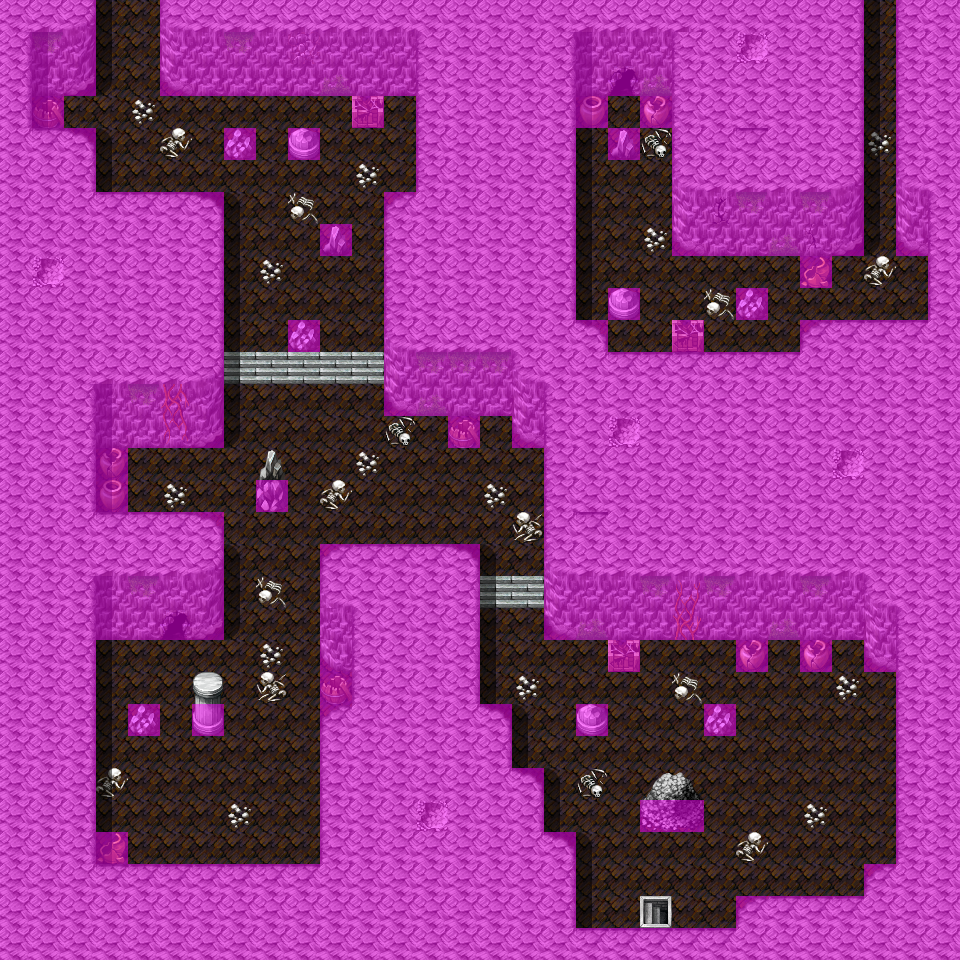

The image is a tile-based game level rendered from a .tmx file. Its description and source (layers, tilesets, objects; grid data summarised) follow:
An orthogonal 30x30 tile map with 32x32 px tiles, 4 tile layers (Ground, Objects, Above, Walkable), 13 tilesets and 13 objects (9x spawn, 3x mapchange, sign).

<map version="1.0" orientation="orthogonal" width="30" height="30" tilewidth="32" tileheight="32">
    <properties>
        <property name="colorfilter" value="black20" />
    </properties>
    <tileset firstgid="1" name="map_5" tilewidth="32" tileheight="32">
        <image source="../drawable/map_5.png" width="256" height="256" />
    </tileset>
    <tileset firstgid="65" name="map_4" tilewidth="32" tileheight="32">
        <image source="../drawable/map_4.png" width="256" height="256" />
    </tileset>
    <tileset firstgid="129" name="map_3" tilewidth="32" tileheight="32">
        <image source="../drawable/map_3.png" width="256" height="256" />
    </tileset>
    <tileset firstgid="193" name="map_0" tilewidth="32" tileheight="32">
        <image source="../drawable/map_0.png" width="256" height="256" />
    </tileset>
    <tileset firstgid="257" name="map_9" tilewidth="32" tileheight="32">
        <image source="../drawable/map_9.png" width="256" height="256" />
    </tileset>
    <tileset firstgid="321" name="map_29" tilewidth="32" tileheight="32">
        <image source="../drawable/map_29.png" width="256" height="256" />
    </tileset>
    <tileset firstgid="385" name="map_43" tilewidth="32" tileheight="32">
        <image source="../drawable/map_43.png" width="256" height="256" />
    </tileset>
    <tileset firstgid="449" name="map_1" tilewidth="32" tileheight="32">
        <image source="../drawable/map_1.png" width="256" height="256" />
    </tileset>
    <tileset firstgid="513" name="map_46" tilewidth="32" tileheight="32">
        <image source="../drawable/map_46.png" width="256" height="256" />
    </tileset>
    <tileset firstgid="577" name="map_6" tilewidth="32" tileheight="32">
        <image source="../drawable/map_6.png" width="256" height="256" />
    </tileset>
    <tileset firstgid="641" name="map_2" tilewidth="32" tileheight="32">
        <image source="../drawable/map_2.png" width="256" height="256" />
    </tileset>
    <tileset firstgid="705" name="map_35" tilewidth="32" tileheight="32">
        <image source="../drawable/map_35.png" width="256" height="256" />
    </tileset>
    <tileset firstgid="769" name="map_7" tilewidth="32" tileheight="32">
        <image source="../drawable/map_7.png" width="256" height="256" />
    </tileset>
    <layer name="Ground" width="30" height="30">
        <data>[900 cells, 899 non-empty, 3 distinct tile ids]</data>
    </layer>
    <layer name="Objects" width="30" height="30">
        <data>[900 cells, 632 non-empty, 38 distinct tile ids]</data>
    </layer>
    <layer name="Above" width="30" height="30">
        <data>[900 cells, 109 non-empty, 21 distinct tile ids]</data>
    </layer>
    <layer name="Walkable" width="30" height="30">
        <data>[900 cells, 597 non-empty, 1 distinct tile ids]</data>
    </layer>
    <objectgroup name="Mapevents">
        <object name="north2" type="mapchange" x="864" y="0" width="32" height="32">
            <properties>
                <property name="map" value="waterwayacave1" />
                <property name="place" value="south2" />
            </properties>
        </object>
        <object name="north1" type="mapchange" x="96" y="0" width="64" height="32">
            <properties>
                <property name="map" value="waterwayacave1" />
                <property name="place" value="south1" />
            </properties>
        </object>
        <object name="south" type="mapchange" x="640" y="896" width="32" height="32">
            <properties>
                <property name="map" value="waterwayacave3" />
                <property name="place" value="north" />
            </properties>
        </object>
        <object name="waterwaycaveloot_start" type="sign" x="640" y="128" width="32" height="32" />
    </objectgroup>
    <objectgroup name="Spawn">
        <object name="waterwaycavebeast" type="spawn" x="64" y="64" width="480" height="416">
            <properties>
                <property name="quantity" value="2" />
                <property name="spawngroup" value="waterwaycavebeast" />
            </properties>
        </object>
        <object name="waterwaycavebeast_3" type="spawn" x="704" y="800" width="192" height="128">
            <properties>
                <property name="spawngroup" value="waterwaycavebeast" />
            </properties>
        </object>
        <object name="waterwaycavebeast_2" type="spawn" x="96" y="640" width="224" height="224">
            <properties>
                <property name="quantity" value="2" />
                <property name="spawngroup" value="waterwaycavebeast" />
            </properties>
        </object>
        <object name="waterwaycaverockmonster_2" type="spawn" x="576" y="128" width="224" height="224">
            <properties>
                <property name="quantity" value="2" />
                <property name="spawngroup" value="waterwaycaverockmonster" />
            </properties>
        </object>
        <object name="waterwaycaverockmonster_3" type="spawn" x="96" y="576" width="224" height="224">
            <properties>
                <property name="quantity" value="2" />
                <property name="spawngroup" value="waterwaycaverockmonster" />
            </properties>
        </object>
        <object name="waterwaycaverockmonster" type="spawn" x="96" y="128" width="448" height="448">
            <properties>
                <property name="quantity" value="4" />
                <property name="spawngroup" value="waterwaycaverockmonster" />
            </properties>
        </object>
        <object name="waterwaycavebeast_4" type="spawn" x="704" y="96" width="224" height="224">
            <properties>
                <property name="quantity" value="2" />
                <property name="spawngroup" value="waterwaycavebeast" />
            </properties>
        </object>
        <object name="waterwaycaverockmonster_4" type="spawn" x="480" y="608" width="416" height="288">
            <properties>
                <property name="quantity" value="4" />
                <property name="spawngroup" value="waterwaycaverockmonster" />
            </properties>
        </object>
        <object name="revenant" type="spawn" x="480" y="640" width="416" height="256">
            <properties>
                <property name="quantity" value="4" />
                <property name="spawngroup" value="revenant" />
            </properties>
        </object>
    </objectgroup>
    <objectgroup name="Keys" />
    <objectgroup name="Replace" />
</map>
